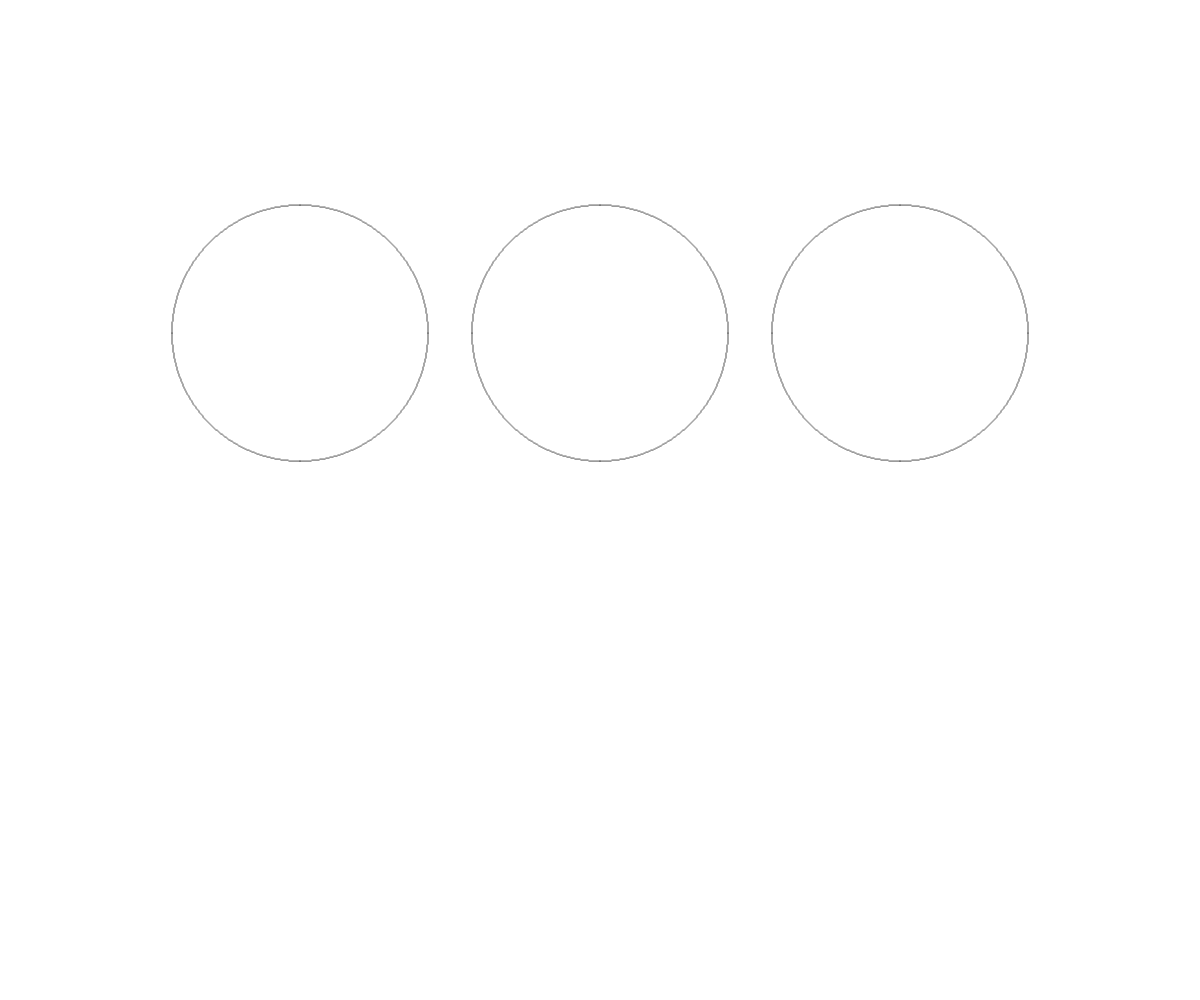
Frame 1 (no input)
Frame 60 (no input): identical to frame 1, image omitted
Frame 120 (the mouse pressed at the canvas centre since frame 60): identical to frame 1, image omitted

The p5.js sketch that drew this single still picture (run headless with seeded random() and noise() and a simulated clock; from frame 60 on, the mouse is pressed at the canvas centre):

// p5.js sketch
// ── sketch.js
function setup(){
    createCanvas(windowWidth, windowHeight);
    x = Math.round(windowWidth / 4);
    y = Math.round(windowHeight / 3);
    r = 128;
    circ1 = new circulo(x, y, r, "pp");
    circ2 = new circulo(2*x, y, r, "dda");
    circ3 = new circulo(3*x, y, r, "bresenham");
    puntospp = [];
    puntosdda = [];
    puntosbres = [];
}


function draw(){
    background(255);
    circ1.drawPuntos();
    circ2.drawPuntos();
    circ3.drawPuntos();

    drawPuntos();
}

function cortar(){
    partes = parseInt(document.getElementById("number").value);
    puntospp = circ1.sacarLineas(partes);
    puntosdda = circ2.sacarLineas(partes);
    puntosbres = circ3.sacarLineas(partes);
}

function drawPuntos(){
    for(let punto of puntospp){
        punto.draw();
    }
    for(let punto of puntosdda){
        punto.draw();
    }
    for(let punto of puntosbres){
        punto.draw();
    }
}
// ── circulo.js
class circulo{
    constructor(xc, yc, r, algoritmo){
        this.xc = xc;
        this.yc = yc;
        this.r = r;
        this.algoritmo = algoritmo;
        this.puntos = [];
        this.puntoMedio();
    }

    sacarLineas(partes){
        let puntos = [];
        let angleStep = 2 * Math.PI / partes;
        let line = new linea();
        for(let i = 1; i <= partes; i++){
            let angle = i * angleStep;
            let x = this.xc + this.r * Math.cos(angle);
            let y = this.yc + this.r * Math.sin(angle);
            
            switch(this.algoritmo){
                case "pp":
                    puntos = line.puntoPendiente(new punto(this.xc, this.yc), new punto(x, y), puntos); 
                    break;
                
                case "dda":
                    puntos = line.dda(new punto(this.xc, this.yc), new punto(x, y), puntos);
                    break;
                
                case "bresenham":
                    puntos = line.bresenham(new punto(this.xc, this.yc), new punto(x, y), puntos);
                    break;
            }
        }
        
        return puntos;
    }

    puntoMedio(){
        let y = this.r;
        let x = 0;
        let p = 5 / 4 - this.r;

        while(x <= y){
            this.pushPoints(x, y, this.xc, this.yc);
            if(p < 0){
                x++;
                p = p + 2 * x + 1;
            }
            else{
                x++;
                y--;
                p = p + 2 * x + 1 - 2 * y;
            }
            
        }
    }

    pushPoints(x, y, xc, yc){
        this.puntos.push(new punto(x + xc, y + yc));
        this.puntos.push(new punto(y + xc, x + yc));
        this.puntos.push(new punto(-x + xc, y + yc));
        this.puntos.push(new punto(-y + xc, x + yc));
        this.puntos.push(new punto(-x + xc, -y + yc));
        this.puntos.push(new punto(-y + xc, -x + yc));
        this.puntos.push(new punto(x + xc, -y + yc));
        this.puntos.push(new punto(y + xc, -x + yc));
    }

    drawPuntos(){
        for(let punto of this.puntos){
            stroke(0);
            punto.draw();
        }
    }
}
// ── linea.js
class linea{
    constructor(){

    }
    puntoPendiente(punto1, punto2, puntos){
        
        let aumentoX = 0;
        if(punto1.x > punto2.x) aumentoX = -1;
        else if(punto1.x < punto2.x) aumentoX = 1;
        
        
        if(punto1.x === punto2.x){
            let x = punto1.x;
            let aumentoY;
            if(punto1.y > punto2.y) aumentoY = -1;
            else aumentoY = 1;
    
            for(let y = punto1.y; y != punto2.y; y += aumentoY){
                puntos.push(new punto(x, y));
            }
            
        }
        else{ 
            let m = (punto2.y - punto1.y) / (punto2.x - punto1.x);
            let b = punto1.y - (m*punto1.x);
            let start = Math.min(punto1.x, punto2.x);
            let end = Math.max(punto1.x, punto2.x);
            for(let x = start; x <= end; x++){
                let y = (m * x) + b;
                puntos.push(new punto(x, y));
            }
        }
        return puntos;
    }

    dda(punto1, punto2, puntos){
        let dx = punto2.x - punto1.x;
        let dy = punto2.y - punto1.y;
        
        let p = (abs(dx) >= abs(dy)) ? abs(dx) : abs(dy);

        let incx = dx / p;
        let incy = dy / p;
        let x = punto1.x;
        let y = punto1.y;
        for(let i = 0; i <= p; i++){
            puntos.push(new punto(x, y));
            x += incx;
            y += incy;
        }
        
        return puntos;
    }

    bresenham(punto1, punto2, puntos){
        let x = punto1.x;
        let aumentoX = (x <= punto2.x) ? 1 : -1
        let y = punto1.y;
        let aumentoY = (y <= punto2.y) ? 1 : -1
        puntos.push(new punto(x, y));

        let dx = Math.abs(punto2.x - punto1.x);
        let dy = Math.abs(punto2.y - punto1.y);
        let m = (dx === 0) ? 10 : dy/dx;
    
        if(m >= 0 && m < 1){
            let pk = 2 * dy - dx;
            for(let i = 0; i < dx; i++){
                if(pk < 0){
                    pk = pk + 2 * dy;
                    x += aumentoX;
                }
                else{
                    pk = pk + (2 * dy - 2 * dx);
                    x += aumentoX;
                    y += aumentoY;
                }
                puntos.push(new punto(x, y));
            }
        }
        else if(m >= 1){
            let pk = 2 * dx - dy;
            for(let i = 0; i < dy; i++){
                if(pk < 0){
                    pk += 2 * dx;
                    y += aumentoY;
                }
                else{
                    pk = pk + (2 * dx - 2 * dy);
                    x+= aumentoX;
                    y+= aumentoY;
                }
                puntos.push(new punto(x, y));
            }
        }
        return puntos;
    }
}
// ── punto.js
class punto{
    constructor(x, y){
        this.x = x;
        this.y = y;
    }

    draw(){
        
        point(this.x, this.y);
    }
}
